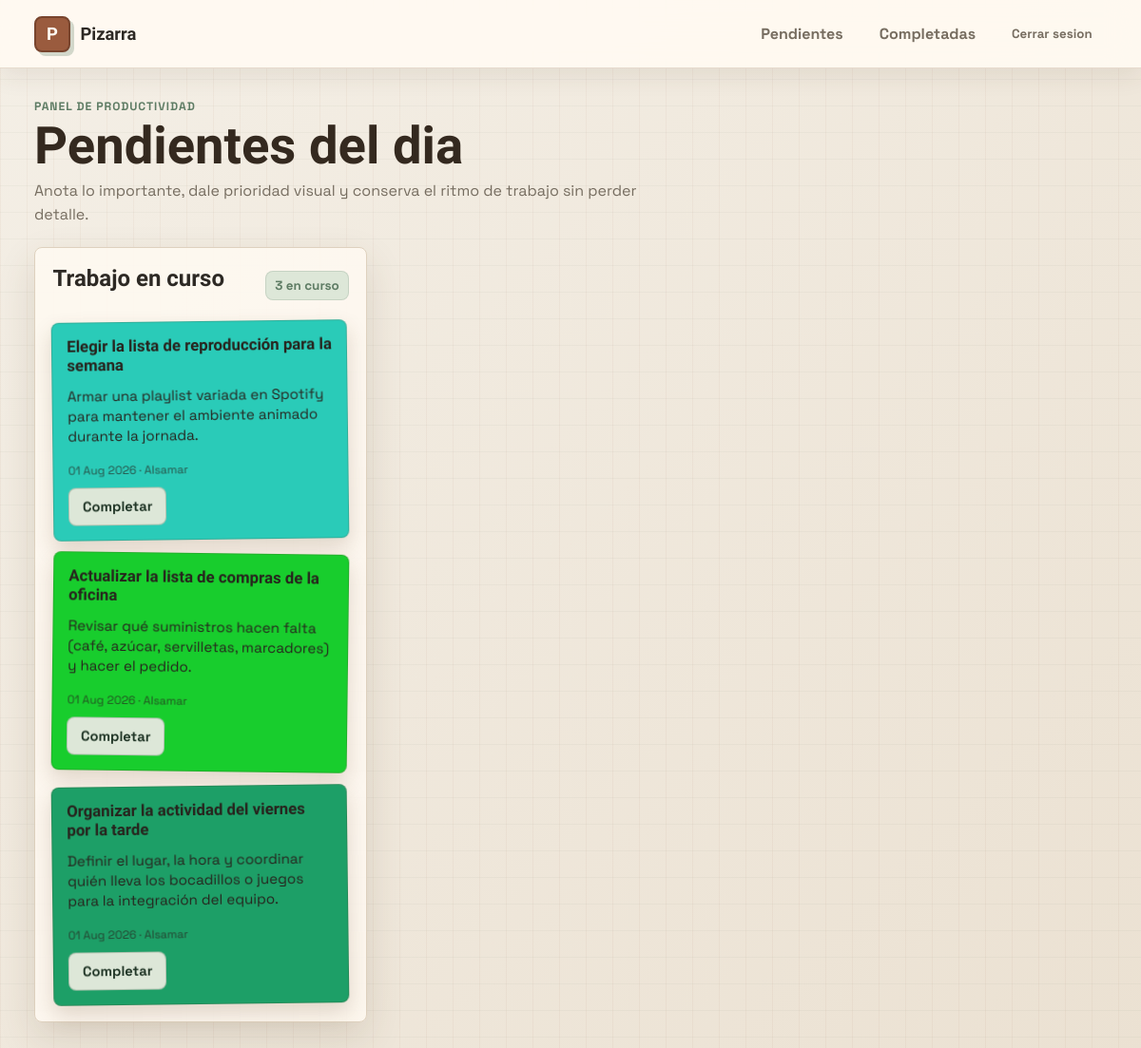
/ (signed in), run on the app's committed database.
### tareas/models.py (models this page shows, shortened)
class PostIt(models.Model):
	COLORES_CHOICES = [
		('#fff740', 'Amarillo'),
		('#ff7eb9', 'Rosa'),
		('#7afcff', 'Azul'),
		('#98ff98', 'Verde'),
	]
	titulo = models.CharField(max_length=100)
	contenido = models.TextField(blank=True)
	color = models.CharField(max_length=7, choices=COLORES_CHOICES, default='#fff740')
	creado_el = models.DateTimeField(auto_now_add=True)
	completada = models.BooleanField(default=False)
	asignado_a = models.ForeignKey(User, on_delete=models.CASCADE, related_name='postits')

### tareas/views.py (the view, shortened to what this page needs)
# urls.py: path('', views.pizarra, name='pizarra'),
@login_required
def pizarra(request):
	postits_pendientes = _postits_pendientes(request.user)
	usuarios = _usuarios_disponibles() if request.user.is_superuser else []
	return render(request, 'pizarra.html', {'postits': postits_pendientes, 'usuarios': usuarios})

### tareas/views.py (called while the page is built)
def _postits_visibles(user):
	queryset = PostIt.objects.all()
	if not user.is_superuser:
		queryset = queryset.filter(asignado_a=user)
	return queryset

def _postits_pendientes(user):
	return _postits_visibles(user).filter(completada=False).order_by('-creado_el')

### tareas/templates/pizarra.html (shortened to what this page needs)
{% extends 'base.html' %}
{% block hero_title %}Pendientes del dia{% endblock %}
{% block hero_subtitle %}Anota lo importante, dale prioridad visual y conserva el ritmo de trabajo sin perder detalle.{% endblock %}
{% block content %}
<section class="layout-grid">
    <section class="panel notes-panel">
        <div class="panel-head">
            <h2>Trabajo en curso</h2>
            <span class="counter">{{ postits|length }} en curso</span>
        </div>
        <div class="notes-grid">
            {% for nota in postits %}
            <article class="post-it" style="--note-bg: {{ nota.color }};">
                <h3>{{ nota.titulo }}</h3>
                <p>{{ nota.contenido|default:'Sin detalles por ahora.' }}</p>
                <footer>
                    <div class="post-meta">
                        {{ nota.creado_el|date:"d M Y" }}
                        <span>· {{ nota.asignado_a.get_username }}</span>
                    </div>
                    <div class="post-actions">
                        <a href="{% url 'completar_tarea' nota.id %}" class="btn btn-success">Completar</a>
                    </div>
                </footer>
            </article>
            {% empty %}
            <div class="empty-state">
                <p>Tu pizarra esta limpia. Agrega el proximo pendiente cuando estes listo.</p>
            </div>
            {% endfor %}
        </div>
    </section>
</section>
{% endblock %}

### tareas/static/css/estilos.css (style rules this page uses)
:root { --bg: #f4efe6; --bg-warm: #ebe1d2; --surface: #fffaf2; --surface-soft: #f8f0e3; --surface-strong: #fffdf8; --text: #2d2924; --muted: #766d60; --line: #ded1be; --primary: #9a5b3e; --primary-strong: #7f4630; --accent: #5e7c64; --accent-soft: #dde7d8; --danger: #b5534f; --danger-soft: #f2d7d3; --radius: 8px; --shadow: 0 16px 40px rgba(86, 61, 38, 0.14); --topbar-height: 72px; }
* { box-sizing: border-box; }
html, body { height: 100%; }
body { margin: 0; color: var(--text); font-family: 'Space Grotesk', sans-serif; background: linear-gradient(90deg, rgba(154, 91, 62, 0.05) 1px, transparent 1px), linear-gradient(0deg, rgba(94, 124, 100, 0.05) 1px, transparent 1px), linear-gradient(135deg, var(--bg), var(--bg-warm)); background-size: 28px 28px, 28px 28px, auto; overflow: hidden; }
h1, h2, h3 { margin: 0; font-family: 'Bricolage Grotesque', sans-serif; letter-spacing: 0; }
a { color: inherit; }
.layout-grid { display: grid; grid-template-columns: minmax(280px, 350px) 1fr; align-items: start; gap: 1rem; }
.panel { background: rgba(255, 250, 242, 0.88); border: 1px solid var(--line); border-radius: var(--radius); box-shadow: var(--shadow); padding: 1.15rem; }
.form-panel h2, .notes-panel h2 { margin-bottom: 0.9rem; }
.btn { min-height: 38px; text-decoration: none; border: 0; border-radius: 8px; font: inherit; font-size: 0.92rem; font-weight: 800; cursor: pointer; padding: 0.62rem 0.86rem; text-align: center; display: inline-flex; align-items: center; justify-content: center; transition: 0.18s ease; }
.btn-success { color: #203526; background: var(--accent-soft); border: 1px solid rgba(94, 124, 100, 0.35); }
.notes-panel { min-height: 390px; }
.panel-head { display: flex; justify-content: space-between; align-items: center; gap: 0.8rem; margin-bottom: 1rem; }
.counter { color: var(--accent); background: var(--accent-soft); border: 1px solid rgba(94, 124, 100, 0.18); border-radius: 8px; padding: 0.35rem 0.55rem; font-size: 0.84rem; font-weight: 700; white-space: nowrap; }
.notes-grid { display: grid; grid-template-columns: repeat(auto-fill, minmax(220px, 1fr)); gap: 0.9rem; }
.post-it { background: var(--note-bg, #fff0a6); color: #27231d; border: 1px solid rgba(75, 58, 34, 0.2); border-radius: 8px; padding: 0.95rem; min-height: 230px; display: flex; flex-direction: column; justify-content: space-between; box-shadow: 0 10px 22px rgba(92, 63, 28, 0.18); transform: rotate(-0.7deg); animation: settle 0.35s ease both; }
.post-it:nth-child(2n) { transform: rotate(0.7deg); }
.post-it h3 { font-size: 1.05rem; margin-bottom: 0.45rem; line-height: 1.15; overflow-wrap: anywhere; }
.post-it p { margin: 0; white-space: pre-wrap; line-height: 1.4; font-size: 0.95rem; overflow-wrap: anywhere; }
.post-meta { font-size: 0.76rem; opacity: 0.72; margin-top: 0.75rem; }
.post-actions { display: flex; gap: 0.4rem; flex-wrap: wrap; margin-top: 0.65rem; }

### data on the page
PostIt: titulo "Elegir la lista de reproducción para la semana", contenido "Armar una playlist variada en Spotify para mantener el ambiente animado durante la jornada.", creado_el "01 Aug 2026", asignado_a.get_username "AIsamar"
PostIt: titulo "Actualizar la lista de compras de la oficina", contenido "Revisar qué suministros hacen falta (café, azúcar, servilletas, marcadores) y hacer el pedido.", creado_el "01 Aug 2026", asignado_a.get_username "AIsamar"
PostIt: titulo "Organizar la actividad del viernes por la tarde", contenido "Definir el lugar, la hora y coordinar quién lleva los bocadillos o juegos para la integración del equipo.", creado_el "01 Aug 2026", asignado_a.get_username "AIsamar"

### other printed values
{{ postits|length }} "3"
